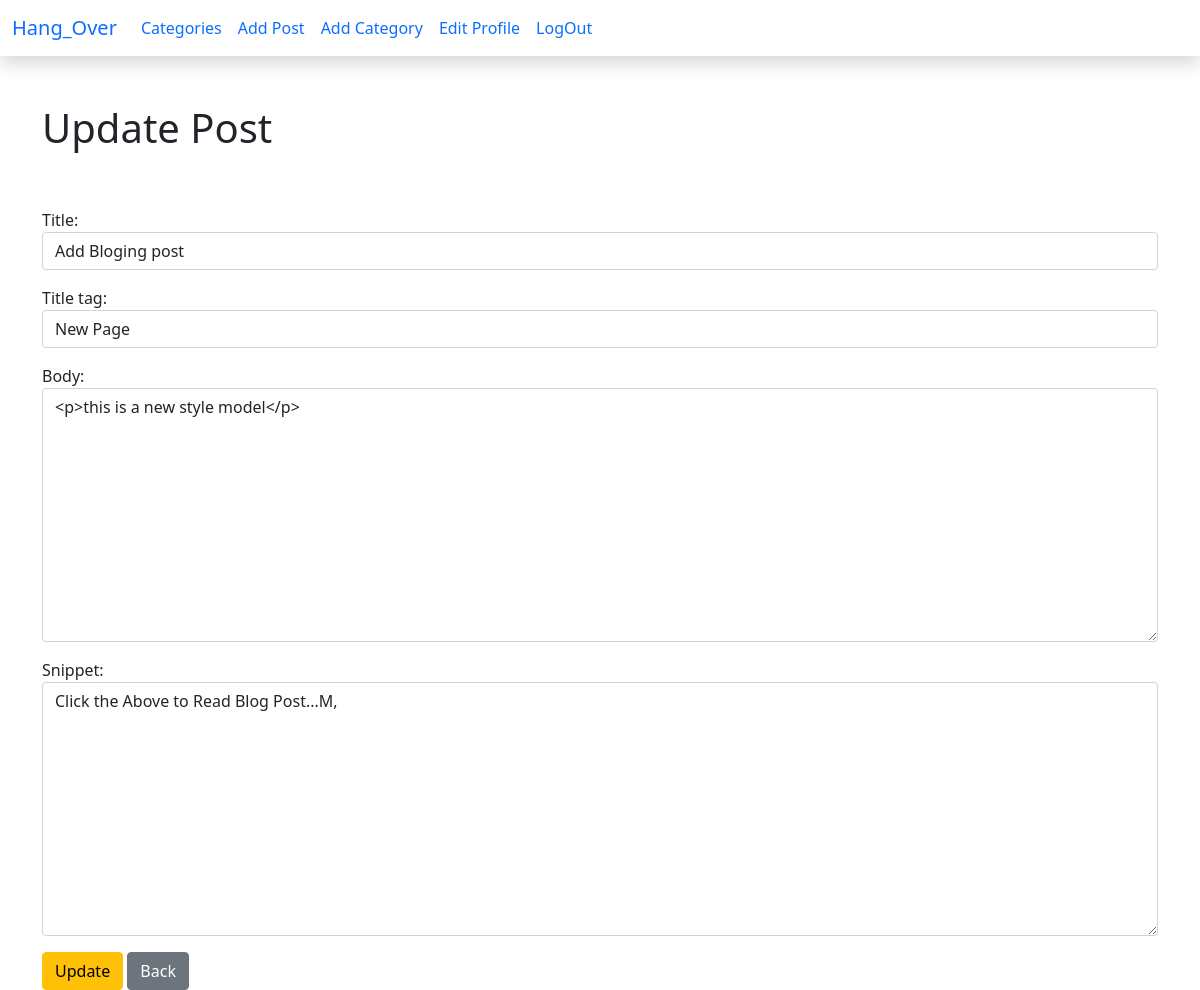
The page /article/edit/35 (signed in) on the database its author committed.
### blogApp/models.py (models this page shows, shortened)
class Post(models.Model):
    title = models.CharField(max_length=233)
    title_tag = models.CharField(max_length=255)
    author = models.ForeignKey(User, on_delete=models.CASCADE)
    body = RichTextField(blank=True,null=True)
    post_date = models.DateField(auto_now_add=True)
    category = models.CharField(max_length=220, default='coding')
    snippet = models.CharField(max_length=220, default='Click the Above to Read Blog Post...')
    likes = models.ManyToManyField(User, related_name='blog_posts')

### blogApp/views.py (the view)
# urls.py: path('article/edit/<int:pk>', UpdatePostView.as_view(), name="update_post"),
class  UpdatePostView(UpdateView):
    model = Post
    form_class = EditForm
    template_name = "update_post.html"

### blogApp/forms.py
class EditForm(forms.ModelForm):
      class Meta:
            model = Post
            fields = ('title','title_tag','body','snippet')
            widgets = {
                        'title': forms.TextInput(attrs= {'class': 'form-control'}),
                        'title_tag': forms.TextInput(attrs= {'class': 'form-control'}),
                        'body': forms.Textarea(attrs= {'class': 'form-control'}),
                        'snippet': forms.Textarea(attrs= {'class': 'form-control'}),
                  }

### templates/update_post.html (shortened to what this page needs)
{% extends "base.html" %}
  {% block content  %}
{% if user.is_authenticated %}
   {% if user.id == post.author.id %}
      <h1>Update Post</h1><br><br>
        <div class="form-group">
           <form action="" method="Post">
             {{form.as_p}}
             <button class="btn btn-warning">Update</button>
             <a href="{% url 'home' %}" class="btn btn-secondary">Back</a>
        </div>
    {% else %}
     Your are not allowed Here!..
    {% endif %}
{% else %}
Your're not allowed here! (and you know it...)
{% endif %}
{% endblock  %}

### rows shown on the page
Post: title "Add Bloging post", title_tag "New Page", body "<p>this is a new style model</p>", snippet "Click the Above to Read Blog Post...M,"
